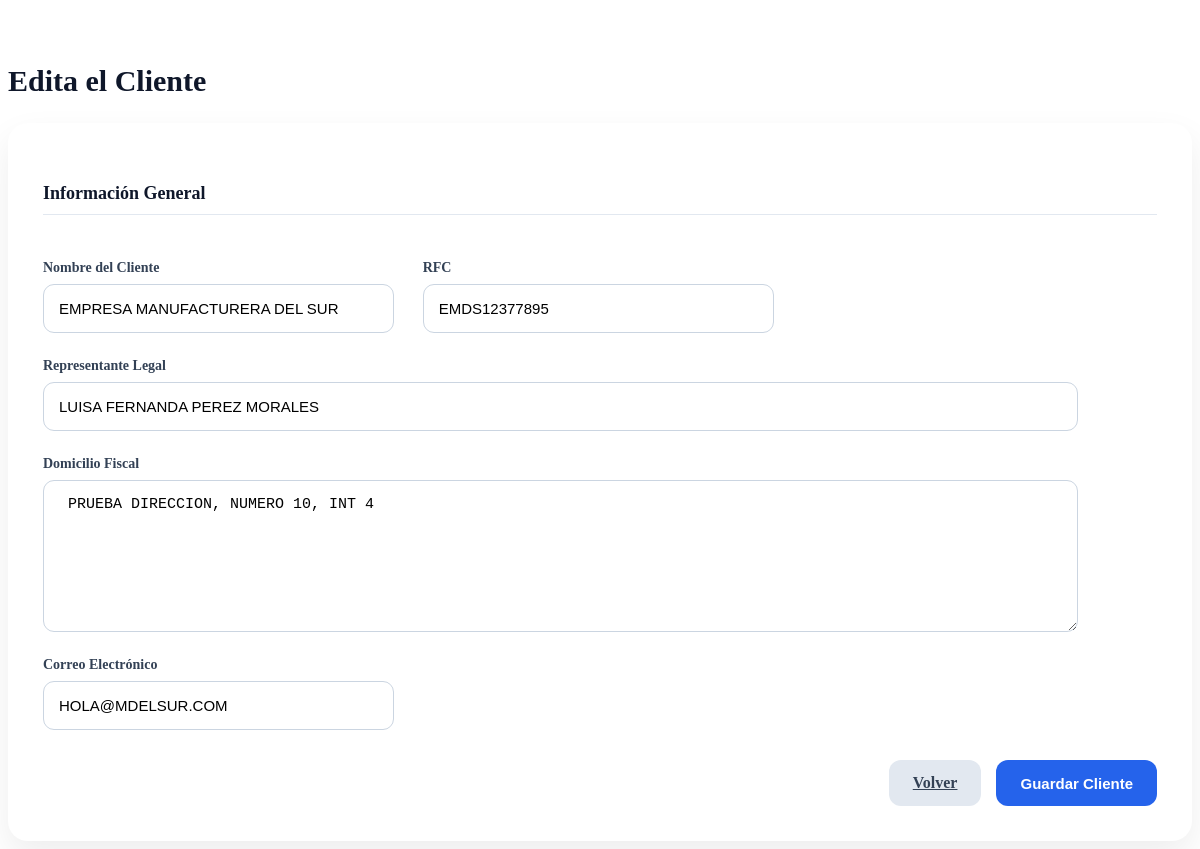
Page /clientes/editar/1 (signed in) on the committed database.
### models/models.py (models this page shows)
class Cliente(db.Model):
    __tablename__ = 'dim_clientes'
    id = db.Column(db.Integer, primary_key=True)
    nombre_cliente = db.Column(db.String(200))
    rfc = db.Column(db.String(20))
    representante = db.Column(db.String(200))
    dom_fiscal = db.Column(db.String(400))
    correo = db.Column(db.String(200))
    nomenclatura = db.Column(db.String(10))

### app.py (the view, shortened to what this page needs)
@app.route('/clientes/editar/<int:id>', methods=['GET', 'POST'])
@login_required
def editar_cliente(id):
    cliente = Cliente.query.get_or_404(id)
    return render_template(
        'editar_cliente.html',
        cliente=cliente
    )

### app.py (called while the page is built)
@login_manager.user_loader
def load_user(id):
    return Users.query.get(
        int(id)
    )

### templates/editar_cliente.html (shortened to what this page needs)
<!DOCTYPE html>
<html>
    <head>
        <link rel="stylesheet" href="{{ url_for('static', filename='css/formularios.css') }}">
    </head>
    <body>
        <br><br>
        <div class="form-container">
            <div class="form-title">
                <h1>Edita el Cliente</h1>
            </div>
            <div class="form-card">
                <form method="POST">
                    <div class="form-grid">
                        <div class="section-title full-width">
                            Información General
                        </div>
                        <div class="form-group">
                            <label>Nombre del Cliente</label>
                            <input
                                type="text"
                                name="nombre_cliente"
                                value="{{ cliente.nombre_cliente }}"
                                class="mayusculas"
                                required
                            >
                        </div>
                        <div class="form-group">
                            <label>RFC</label>
                            <input type="text" name="rfc" value="{{ cliente.rfc }}" class="mayusculas" maxlength="13" required>
                        </div>
                        <div class="form-group full-width">
                            <label>Representante Legal</label>
                            <input type="text" name="representante" value="{{ cliente.representante }}" class="mayusculas" required>
                        </div>
                        <div class="form-group full-width">
                            <label>Domicilio Fiscal</label>
                            <textarea name="dom_fiscal" class="mayusculas" rows="2"  required> {{ cliente.dom_fiscal }}</textarea>
                        </div>
                        <div class="form-group">
                            <label>Correo Electrónico</label>
                            <input type="email" value="{{ cliente.correo }}" name="correo" required>
                        </div>
                    </div>
                    <div class="form-actions">
                        <a href="{{ url_for('clientes') }}" class="btn-secondary">
                            Volver
                        </a>
                        <button type="submit" class="btn-primary">
                            Guardar Cliente
                        </button>
                    </div>
                </form>
            </div>
        </div>
    </body>
</html>

### static/css/formularios.css (style rules this page uses)
.form-container { max-width:1200px; margin:auto; }
.form-title { margin-bottom:25px; }
.form-title h1 { color:#0f172a; font-size:30px; font-weight:700; }
.form-card { background:#ffffff; border-radius:20px; padding:35px; box-shadow: 0 15px 35px rgba( 0, 0, 0, 0.07 ); }
.form-grid { display:grid; grid-template-columns: repeat( auto-fit, minmax( 280px, 1fr ) ); gap:25px; }
.form-group { display:flex; flex-direction:column; }
.form-group label { font-size:14px; font-weight:600; color:#334155; margin-bottom:8px; }
.form-group input, .form-group select, .form-group textarea { width:90%; padding:15px; border:1px solid #cbd5e1; border-radius:11px; font-size:15px; background:#fff; transition:.3s; }
.form-group textarea { resize:vertical; min-height:120px; }
.full-width { grid-column: 1 / -1; }
.form-actions { margin-top:30px; display:flex; gap:15px; justify-content:flex-end; }
.btn-primary { background:#2563eb; color:white; border:none; border-radius:12px; padding:14px 24px; cursor:pointer; font-weight:600; font-size:15px; transition:.3s; }
.btn-secondary { background:#e2e8f0; color:#334155; border:none; border-radius:12px; padding:14px 24px; cursor:pointer; font-weight:600; transition:.3s; }
.section-title { margin-top:25px; margin-bottom:20px; padding-bottom:10px; border-bottom:1px solid #e2e8f0; color:#0f172a; font-size:18px; font-weight:600; }

### rows in the picture
Cliente: nombre_cliente "EMPRESA MANUFACTURERA DEL SUR", rfc "EMDS12377895", representante "LUISA FERNANDA PEREZ MORALES", dom_fiscal "PRUEBA DIRECCION, NUMERO 10, INT 4", correo "HOLA@MDELSUR.COM"
